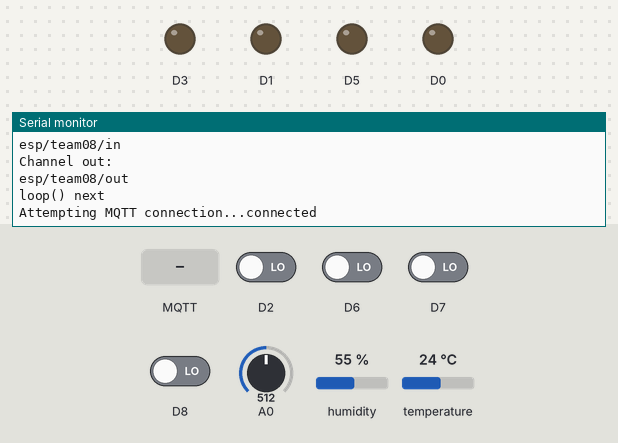
The sketch below on a simulated ESP8266 (NodeMCU). Shown: output pins drawn as LEDs (lit = HIGH), the last lines printed to the serial monitor. Inputs (shaded band) come from the test bench; at power-on: D2, D6–8 LOW, A0 = 512, humidity 55 %, temperature 24 °C. WiFi joins after 1.5 s; servers stay silent unless stated; no MQTT or app messages arrive unless stated.

Above: at 2.7 s.
2.8 s: MQTT message "1" arrives on the first subscribed topic
At 4.0 s:
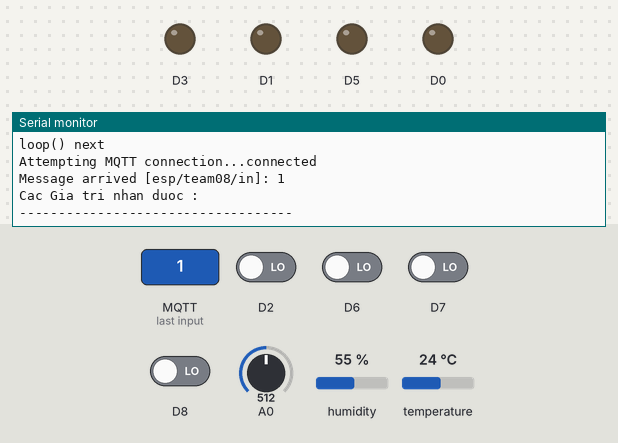
4.3 s: MQTT message ";" arrives on the first subscribed topic
At 4.9 s:
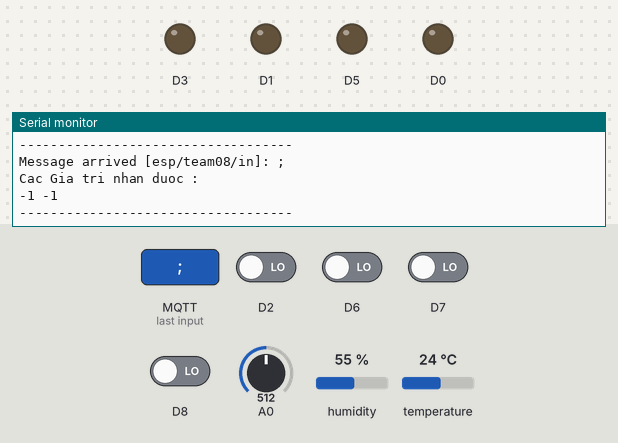
5.8 s: MQTT message "on" arrives on the first subscribed topic
At 6.4 s:
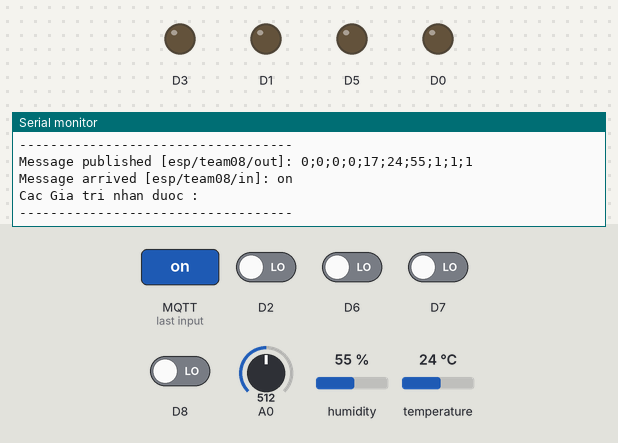

The sketch:

cau_1_team08_meo_esp.ino
```cpp
#include <WiFiUdp.h>
#include <WiFiServer.h>
#include <WiFiClient.h>

#include <ESP8266WiFi.h>
#include <PubSubClient.h>
#include <ESP8266WebServer.h>
#include <WiFiManager.h>
#include <ESP8266mDNS.h>
#include <DNSServer.h>
#include "DHT.h"


#define DHTPIN 2
// ======= Thay đổi các thông tin ở đây =========
const char* default_mqtt_server = "45.76.163.233";
const char* default_mqtt_port = "1883";
const char* device_id = "team08";

// ==============================================


char mqtt_server[255];
char mqtt_port[6];
const char* channel_in_postfix = "/in";
const char* channel_out_postfix = "/out";
String channel_in = "esp/", channel_out = "esp/";
String hotspot_name_prefix = "ESP_8266_";

// Initialize DHT sensor
//const int DHTPIN = D2;      //Đọc dữ liệu từ DHT11 ở chân A0 trên ESP

const int DHTTYPE = DHT11;  //Khai báo loại cảm biến, có 2 loại là DHT11 và DHT22
DHT dht(DHTPIN, DHTTYPE); // 11 works fine for ESP8266

float humidity, temp_c;   // Values read from sensor
// Generally, you should use "unsigned long" for variables that hold time
unsigned long previousMillis = 0;        // will store last temp was read
const long cnt_sensor = 2000;              // interval at which to read sensor - See more at: http://www.esp8266.com/viewtopic.php?f=29&t=8746#sthash.IJ0JNSIx.dpuf
unsigned long preTimer = 0;
const long interval = 5000;             // interval to publish data each time.

int val = 0;
int pirState = LOW; // Start with no caution

WiFiClient espClient;
PubSubClient client(espClient);
char hostString[16] = { 0 };
char IP_Server_char[20];
int Port_Server;
IPAddress ip;


void callback(char* topic, byte* payload, unsigned int length) {
	payload[length] = '\0'; // Null terminator used to terminate the char array
	String message = (char*)payload;
	Serial.print("Message arrived [");
	Serial.print(topic);
	Serial.print("]: ");
	for (int i = 0; i < length; i++) {  // print message converted from byte to char
		Serial.print((char)payload[i]);
	}
	Serial.println(" ");
	int A[10][2];
	int index1 = 0, index2 = 0;
	int temp = 0;
	int prep = -1;
	for (int i = 0; i < length; i++)
	{
		char c = payload[i];
		if (c >= '0' && c <= '9') {
			temp = temp * 10 + (c - '0');
		}
		else if (c == '.') {
			A[index1][index2] = temp;
			temp = 0;
			index2 = (index2 + 1) % 2;
		}
		else if (c == ';')
		{
			if (i == prep + 1)
			{
				A[index1][0] = -1;
				A[index1][1] = -1;
			}
			else
			{
				A[index1][index2] = temp;

			}
			temp = 0;
			index2 = 0;
			index1++;
			prep = i;

		}

	}

	if (prep + 1 == length) {
		A[index1][0] = -1;
		A[index1][1] = -1;
	}
	else {
		A[index1][index2] = temp;
	}


	Serial.println("Cac Gia tri nhan duoc :");
	for (int i = 0; i < index1; i++)
	{
		Serial.println(String(A[i][0]) + " " + String(A[i][1]));
	}
	Serial.println("-----------------------------------");


	for (int i = 0; i < 10; i++)
	{
		if (A[i][0] == 0)
		{
			switch (i)
			{
			case 0:
				if (A[i][1] == 0)
					digitalWrite(D0, LOW);
				else
					digitalWrite(D0, HIGH);
				break;
			case 1:
				if (A[i][1] == 0)
					digitalWrite(D1, LOW);
				else
					digitalWrite(D1, HIGH);
				break;
			case 2:
				if (A[i][1] == 0)
					digitalWrite(D2, LOW);
				else
					digitalWrite(D2, HIGH);
				break;
			case 3:
				if (A[i][1] == 0)
					digitalWrite(D3, LOW);
				else
					digitalWrite(D3, HIGH);
				break;
			case 4:
				if (A[i][1] == 0)
					digitalWrite(5, LOW);
				else
					digitalWrite(5, HIGH);

				break;
			}
		}
		else if (A[i][0] == 1)
		{
			switch (i)
			{
			case 0: analogWrite(D0, A[i][1]); break;
			case 1: analogWrite(D1, A[i][1]); break;
			case 2: analogWrite(D2, A[i][1]); break;
			case 3: analogWrite(D3, A[i][1]); break;
			case 4: analogWrite(D4, A[i][1]); break;
			case 5: Function_F1(); break;
			case 6: Function_F2(); break;
			case 7: Function_F3(); break;
			case 8: Function_F4(); break;
			case 9: Function_F5(); break;

			}
		}
	}
}

//////////////////////////////PUB/////////////////
void send_data() {
	int D51 = digitalRead(D2);
	int D61 = digitalRead(D6);
	int D71 = digitalRead(D7);
	int D81 = digitalRead(D8);
	int A01 = analogRead(A0);


	int U1 = Virtual_U1();
	int U2 = Virtual_U2();
	int U3 = Virtual_U3();
	int U4 = Virtual_U4();
	int U5 = Virtual_U5();
	String pubString = String(D51) + ';' + String(D61) + ';' + String(D71) + ';' + String(D81) + ';' + String(A0) + ';' + String(U1) + ';' + String(U2) + ';' + String(U3) + ';' + String(U4) + ';' + String(U5);

	unsigned long curTimer = millis();
	if (curTimer - preTimer >= interval)  // set time cycle to publish data: each 5s
	{
		preTimer = curTimer;
		//client.publish(channel_out.c_str(), pubString.c_str());
		client.publish(channel_out.c_str(), pubString.c_str());
		Serial.print("Message published [");
		Serial.print(channel_out);
		Serial.print("]: ");
		Serial.println(pubString);
	}

}

void reconnect() {
	// Loop until we're reconnected
	while (!client.connected()) {
		Serial.print("Attempting MQTT connection...");
		// Attempt to connect
		//    if (client.connect("ESP8266Client")) {
		if (client.connect(device_id)) {
			Serial.println("connected");
			// Once connected, publish an announcement...
			//      client.publish("ESP8266/connection status", "Connected!");
			//      client.publish(channel_out.c_str(), device_id);
			// ... and resubscribe
			//      client.subscribe("ESP8266/LED status");
			client.subscribe(channel_in.c_str());
		}
		else {
			Serial.print("failed, rc=");
			Serial.print(client.state());
			Serial.println(" try again in 5 seconds");
			// Wait 5 seconds before retrying
			delay(5000);
		}
	}
}

void gettemperature() {
	// Wait at least 2 seconds seconds between measurements.
	// if the difference between the current time and last time you read
	// the sensor is bigger than the interval you set, read the sensor
	// Works better than delay for things happening elsewhere also
	unsigned long currentMillis = millis();

	if (currentMillis - previousMillis >= cnt_sensor) {
		// save the last time you read the sensor
		previousMillis = currentMillis;


		// Reading temperature for humidity takes about 250 milliseconds!
		// Sensor readings may also be up to 2 seconds 'old' (it's a very slow sensor)
		humidity = dht.readHumidity();          // Read humidity (percent)
		temp_c = dht.readTemperature();     // Read temperature as Celcius
		//Serial.print("Nhiet Do :");
		//Serial.println(String(temp_c));
		if (temp_c <= 31) digitalWrite(5, LOW);
		// Check if any reads failed and exit early (to try again).
		    if (isnan(humidity) || isnan(temp_c)) {
		Serial.println("Failed to read from DHT sensor!");
		return;
		}
	}
}


//////////////////////// Virtual output//////////////////
inline int Virtual_U1() {

	gettemperature();

	return temp_c;
}

inline int Virtual_U2() {
	gettemperature();
	return humidity;
}

inline unsigned char Virtual_U3() {
	return 1;
}

inline unsigned char Virtual_U4() {
	return 1;
}

inline unsigned char Virtual_U5() {
	return 1;
}

/////////////////////////////// Function input/////////////////////
inline void Function_F1() {
	Serial.println("F1");
	gettemperature();
	Serial.print("Do Am:");
	Serial.println(String(humidity));

	//return humidity;

}

inline void Function_F2() {
	Serial.println("F2");

}

inline void Function_F3() {
	Serial.println("F3");

}
inline void Function_F4() {
	Serial.println("F4");

}

inline void Function_F5() {
	Serial.println("F5");
}

/*==================== Setup ============================*/
void setup() {
	hotspot_name_prefix += device_id;

	pinMode(D0, OUTPUT);    // Initialize the BUILTIN_LED pin as an output
	pinMode(D1, OUTPUT);
	pinMode(D2, INPUT);
	pinMode(D3, OUTPUT);
	pinMode(D4, OUTPUT);

	pinMode(D5, OUTPUT);
	pinMode(D6, INPUT);
	pinMode(D7, INPUT);
	pinMode(D8, INPUT);
	pinMode(D0, INPUT);
	pinMode(A0, INPUT);


	Serial.begin(115200);
	WiFiManager wifiManager;
	WiFiManagerParameter custom_text("<br/><p>Enter MQTT Server/IP and Port Number</p>");
	WiFiManagerParameter custom_mqtt_server("server", "mqtt server", default_mqtt_server, 255);
	WiFiManagerParameter custom_mqtt_port("port", "mqtt port", default_mqtt_port, 6);
	wifiManager.addParameter(&custom_text);
	wifiManager.addParameter(&custom_mqtt_server);
	wifiManager.addParameter(&custom_mqtt_port);
	dht.begin();
	//  wifiManager.resetSettings();
	if (!wifiManager.autoConnect(hotspot_name_prefix.c_str())) {
		Serial.println("failed to connect, we should reset as see if it connects");
		delay(3000);
		ESP.reset();
		delay(5000);
	}

	strcpy(mqtt_server, custom_mqtt_server.getValue());
	strcpy(mqtt_port, custom_mqtt_port.getValue());

	Serial.print("mqtt server: ");
	Serial.println(mqtt_server);
	Serial.print("mqtt port: ");
	Serial.println(atoi(mqtt_port));

	Serial.println("connected...yeey :)");
	Serial.println("local ip");
	Serial.println(WiFi.localIP());

	// ============== This section is for mDNS =================
	// setup_wifi();
	/*
	Serial.println("\r\nsetup()");
	sprintf(hostString, "ESP_%06X", ESP.getChipId());
	Serial.print("Hostname: ");
	Serial.println(hostString);
	WiFi.hostname(hostString);
	if (!MDNS.begin(hostString)) {
	Serial.println("Error setting up MDNS responder!");
	}
	Serial.println("mDNS responder started");
	//MDNS.addService("esp", "tcp", 8080); // Announce esp tcp service on port 8080
	Serial.println("Sending mDNS query");
	int n = MDNS.queryService("mqtt", "tcp"); // Send out query for esp tcp services
	Serial.println("mDNS query done");
	if (n == 0) {
	Serial.println("no services found");
	}
	else {
	Serial.print(n);
	Serial.println(" service(s) found");
	//    for (int i = 0; i < n; ++i) {
	// Print details for each service found
	//      Serial.print(i + 1);
	//      Serial.print(": ");
	Serial.print(MDNS.hostname(0));
	Serial.print(" (");
	Serial.print(MDNS.IP(0));
	Serial.print(":");
	Serial.print(MDNS.port(0));
	Serial.println(")");
	}

	///////////////// Get IP Adress and Port Adress/////////////
	IPAddress ip = MDNS.IP(0); // Get IPAddress of Server
	String ipStr = String(ip[0]) + '.' + String(ip[1]) + '.' + String(ip[2]) + '.' + String(ip[3]); // convert IP Adress to String
	ipStr.toCharArray(IP_Server_char, 20);  // convert IP to char
	Serial.println(IP_Server_char);
	Port_Server = MDNS.port(0);
	Serial.println(Port_Server);
	//  client.setServer(IP_Server_char, Port_Server);
	*/
	// ========================================================
	client.setServer(mqtt_server, atoi(mqtt_port));

	Serial.println();

	channel_in += device_id;          // "esp/NodeMcuEsp01"
	channel_in += channel_in_postfix; // "esp/NodeMcuEsp01/in"
	Serial.println("Subscribe channel: ");
	Serial.println(channel_in);

	channel_out += device_id;           // "esp/NodeMcuEsp01"
	channel_out += channel_out_postfix; // "esp/NodeMcuEsp01/out"
	Serial.println("Channel out: ");
	Serial.println(channel_out);

	Serial.println("loop() next");
	client.setCallback(callback);
}


void loop() {

	if (!client.connected()) {
		reconnect();
	}
	client.loop();
	send_data();

}
```

Measured:
- after the input at 2.8 s, the serial monitor: prints a new line at once (image 1)
- after the input at 4.3 s, the serial monitor: prints a new line at once (image 2)
- after the input at 5.8 s, the serial monitor: prints a new line at once (image 3)
